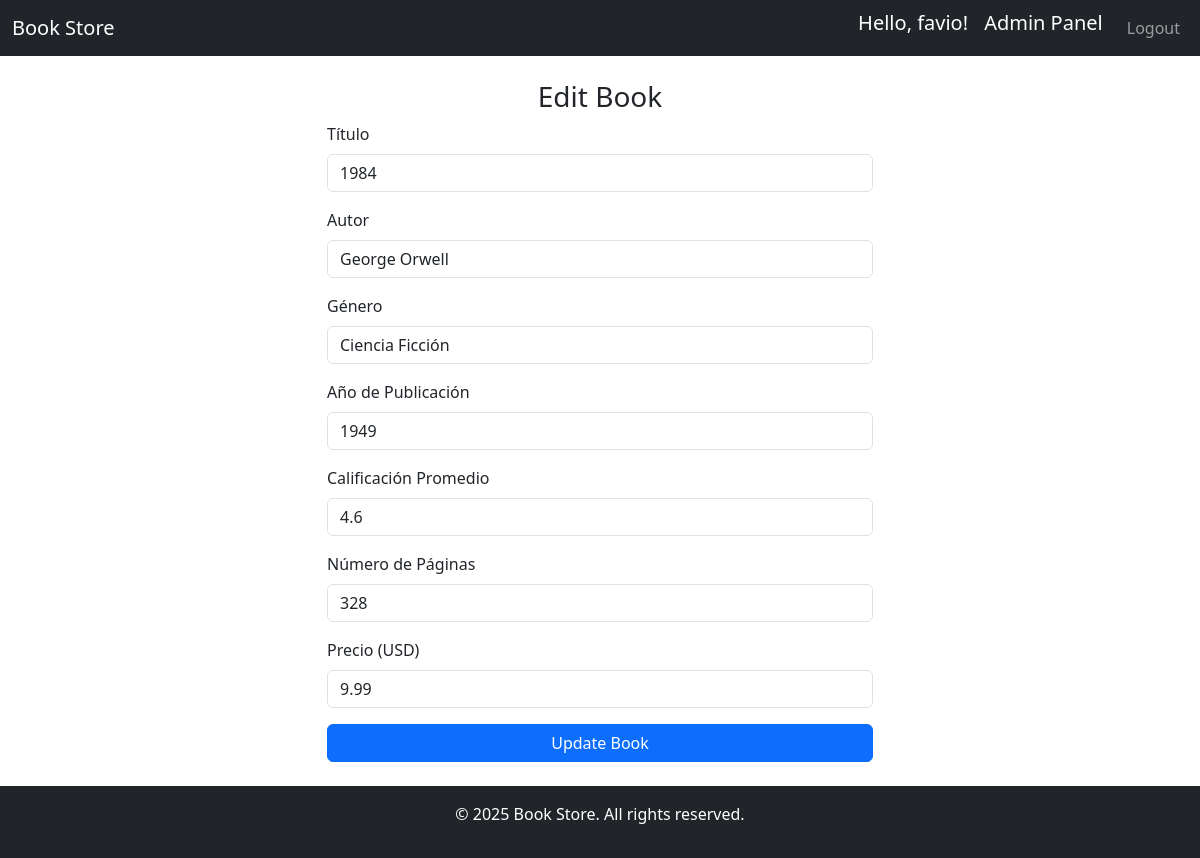
/edit/2 (signed in), run on the app's committed database.
### models.py (models this page shows)
class User(db.Model, UserMixin):
    id = db.Column(db.Integer, primary_key=True)
    username = db.Column(db.String(150), unique=True, nullable=False)
    password = db.Column(db.String(200), nullable=False)
    is_admin = db.Column(db.Boolean, default=False)

class Book(db.Model):
    id = db.Column(db.Integer, primary_key=True)
    title = db.Column(db.String(200), nullable=False)
    author = db.Column(db.String(100), nullable=False)
    genre = db.Column(db.String(50), nullable=False)
    year = db.Column(db.Integer, nullable=False)
    rating = db.Column(db.Float, nullable=False)
    pages = db.Column(db.Integer, nullable=False)
    price = db.Column(db.Float, nullable=False)

### app.py (the view)
@app.route('/edit/<int:id>', methods=['GET', 'POST'])
@login_required
def edit(id):
    if not current_user.is_admin == True:
        flash('Access denied')
        return redirect(url_for('login'))
    book = Book.query.get_or_404(id)
    form = BookForm(obj=book)
    if form.validate_on_submit():
        form.populate_obj(book)
        db.session.commit()
        flash('Book updated successfully!')
        return redirect(url_for('books'))
    return render_template('edit.html', form=form, book=book)

### forms.py
class BookForm(FlaskForm):
    title = StringField('Título', validators=[DataRequired()])
    author = StringField('Autor', validators=[DataRequired()])
    genre = StringField('Género', validators=[DataRequired()])
    year = IntegerField('Año de Publicación', validators=[DataRequired(), NumberRange(min=0)])
    rating = FloatField('Calificación Promedio', validators=[DataRequired(), NumberRange(min=0, max=5)])
    pages = IntegerField('Número de Páginas', validators=[DataRequired()])
    price = FloatField('Precio (USD)', validators=[DataRequired()])
    submit = SubmitField('Submit')

### app.py (called while the page is built)
@login_manager.user_loader
def load_user(user_id):
    return User.query.get(int(user_id))

### templates/edit.html (shortened to what this page needs)
{% extends 'base.html' %}
{% block content %}
<div class="row justify-content-center">
    <div class="col-md-6">
        <h3 class="text-center">Edit Book</h3>
        <form method="POST">
            <div class="mb-3">
                {{ form.title.label(class="form-label") }}
                {{ form.title(class="form-control") }}
            </div>
            <div class="mb-3">
                {{ form.author.label(class="form-label") }}
                {{ form.author(class="form-control") }}
            </div>
            <div class="mb-3">
                {{ form.genre.label(class="form-label") }}
                {{ form.genre(class="form-control") }}
            </div>
            <div class="mb-3">
                {{ form.year.label(class="form-label") }}
                {{ form.year(class="form-control") }}
            </div>
            <div class="mb-3">
                {{ form.rating.label(class="form-label") }}
                {{ form.rating(class="form-control") }}
            </div>
            <div class="mb-3">
                {{ form.pages.label(class="form-label") }}
                {{ form.pages(class="form-control") }}
            </div>
            <div class="mb-3">
                {{ form.price.label(class="form-label") }}
                {{ form.price(class="form-control") }}
            </div>
            <button type="submit" class="btn btn-primary w-100">Update Book</button>
        </form>
    </div>
</div>
{% endblock %}

### templates/base.html (shortened to what this page needs)
<!DOCTYPE html>
<html lang="en">
<head>
    <link href="https://cdn.jsdelivr.net/npm/bootstrap@5.3.0/dist/css/bootstrap.min.css" rel="stylesheet">
</head>
<body>
    <nav class="navbar navbar-expand-lg navbar-dark bg-dark">
        <div class="container-fluid">
            <a class="navbar-brand" href="{{ url_for('home') }}">Book Store</a>
            <div class="collapse navbar-collapse" id="navbarNav">
                <ul class="navbar-nav ms-auto">
                    {% if current_user.is_authenticated %}
                        <li class="nav-item">
                            <span class="navbar-brand">Hello, {{ current_user.username }}!</span>
                        </li>
                        {% if current_user.is_admin %}
                            <li class="nav-item">
                                <a class="navbar-brand">Admin Panel</a>
                            </li>
                        {% else %}
                            <li class="nav-item">
                                <a class="nav-link" href="{{ url_for('books') }}">Books</a>
                            </li>
                        {% endif %}
                        <li class="nav-item">
                            <a class="nav-link" href="{{ url_for('logout') }}">Logout</a>
                        </li>
                    {% endif %}
                </ul>
            </div>
        </div>
    </nav>
    <div class="container mt-4">
        {% block content %}
        {% endblock %}
    </div>
    <footer class="bg-dark text-white text-center py-3 mt-4">
        <p>&copy; 2025 Book Store. All rights reserved.</p>
    </footer>
</body>
</html>

### data on the page
User: username "favio"
Book: title "1984", author "George Orwell", genre "Ciencia Ficción", year "1949", rating "4.6", pages "328", price "9.99"
